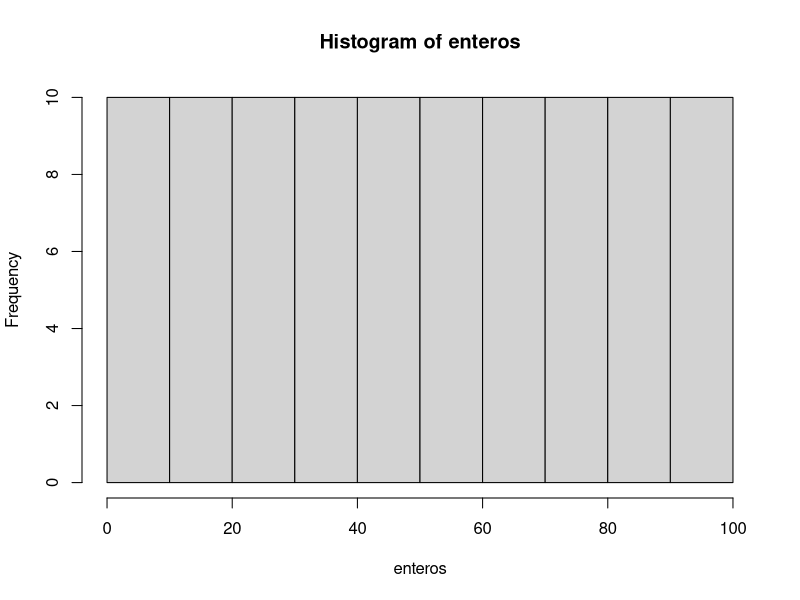
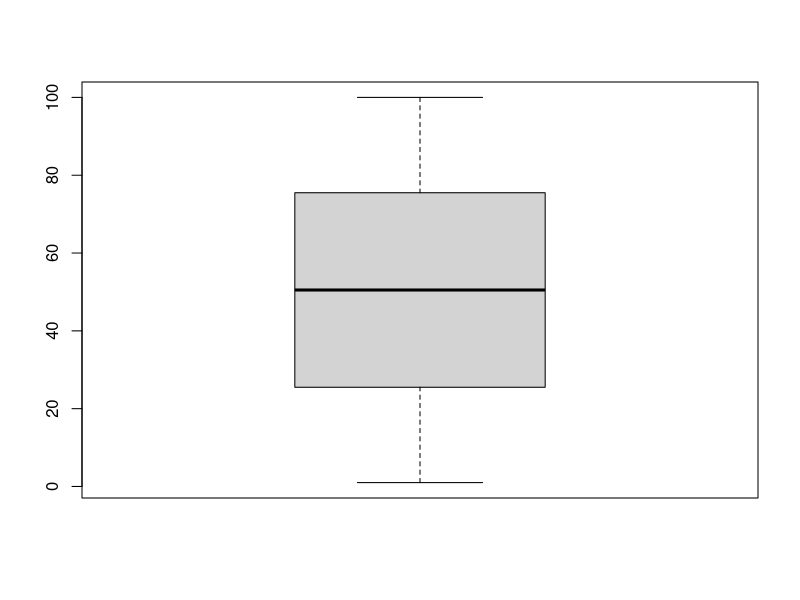
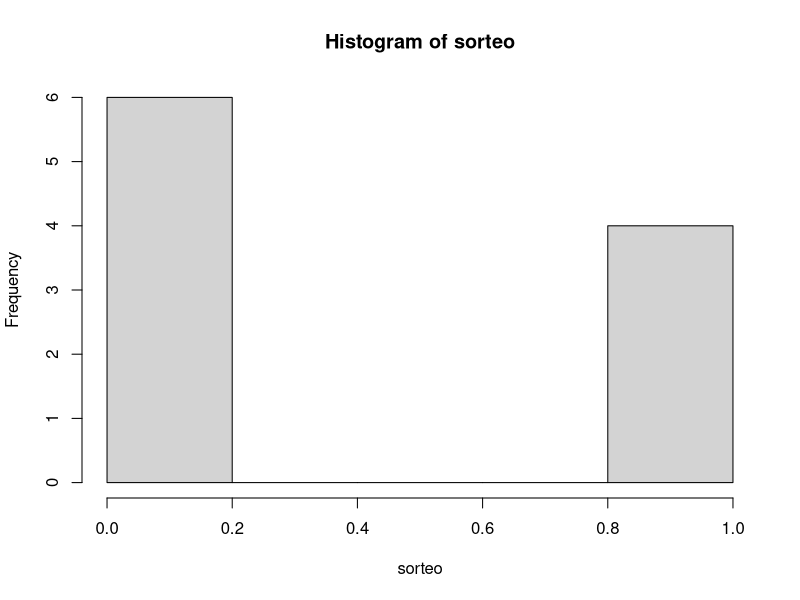
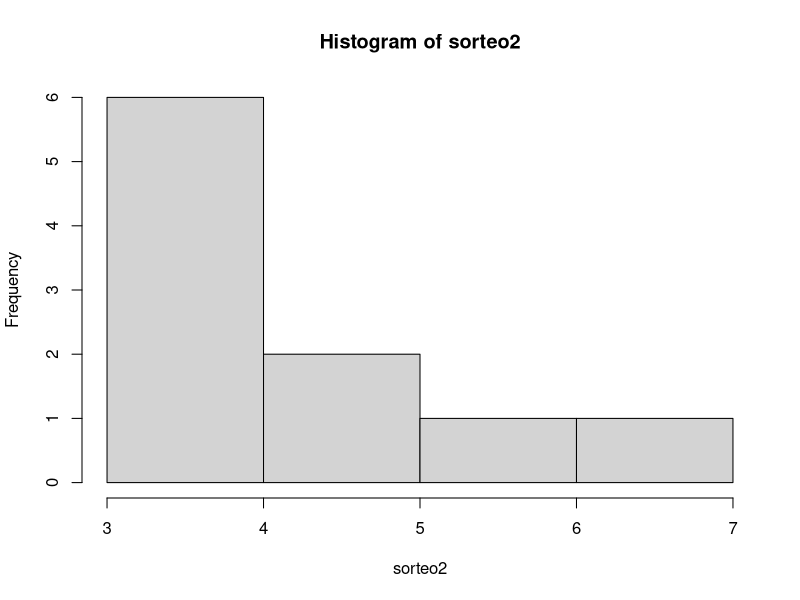
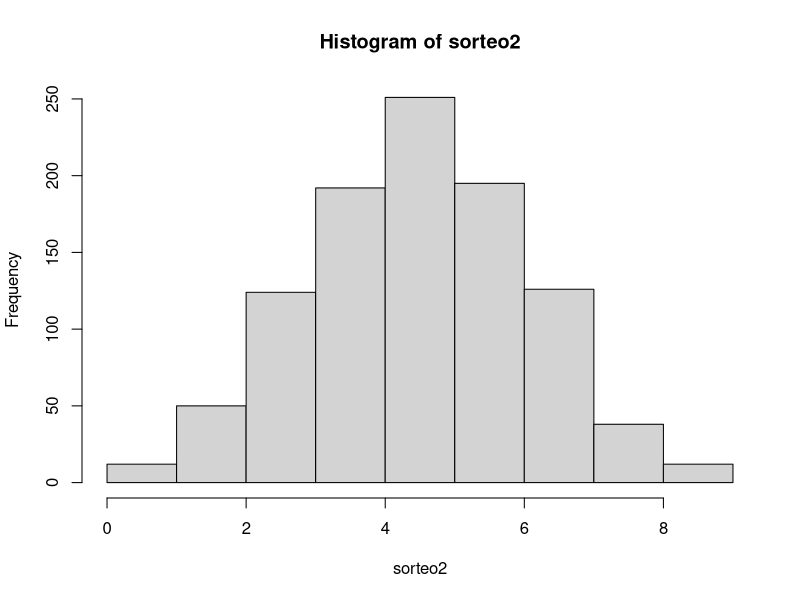
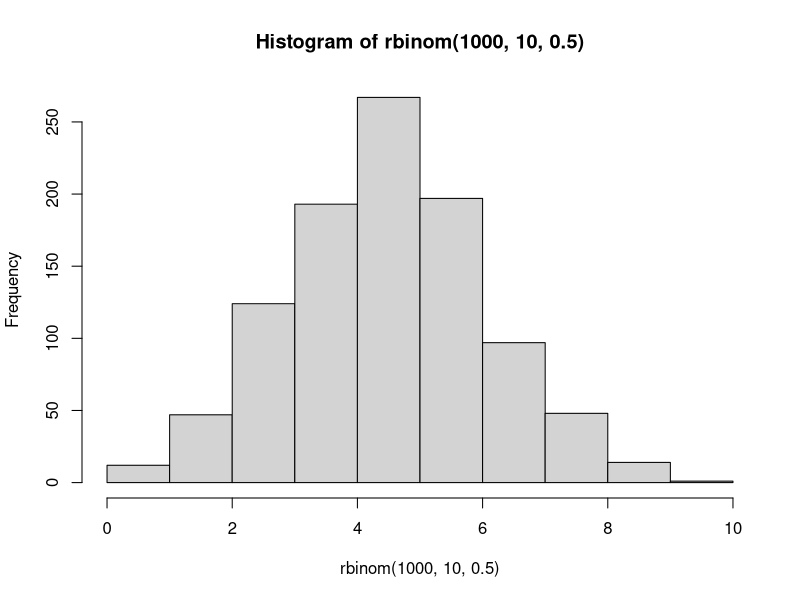
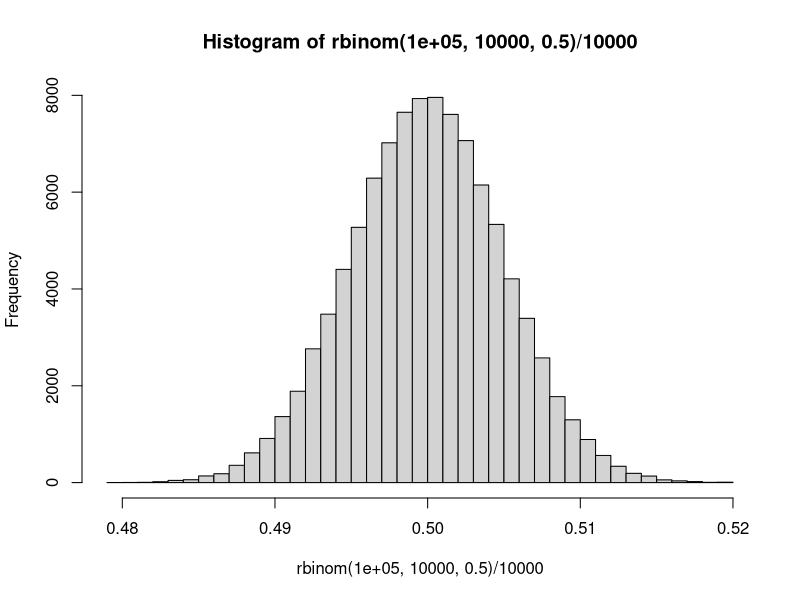
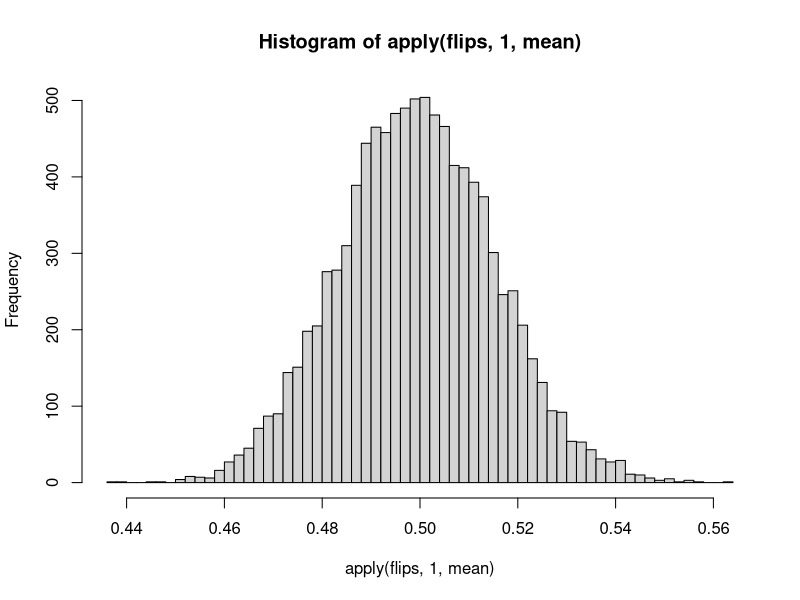

The R script that drew these images, in order:
## ---- chunk 1

# 1. Vectores
# 2. Estadísticas clave
# 3. Muestrear de distribuciones
# 4. El teorema del límite central

# instalar si es necesario: 
# install.packages("Hmisc")
library(Hmisc)

# 1. Vectores
##############################################################################
# Comenzamos creando una secuencia de números. 
# Acá hay una secuencia muy sencilla
enteros <- c(1,2,3,4,5,6,7,8,9,10)
enteros

# Hay una manera más compacta de crear una secuencia como ésta:
enteros <- 1:100
enteros

# o
enteros <- seq(1,100, 1)
enteros

# 2. Estadísticas clave
##############################################################################
# listo, ya tenemos un conjunto de números. Podemos pensar estos números como un
# "vector", una "variable", o una  "selección de una distribución"
# Ahora, exploremos algunas características importantes de este vector.

# El tamaño de este vector
length(enteros)

# Guardemos este número:
n <- length(enteros)

# La suma de los elementos de este vector
sum(enteros)

# La media de los elementos de este vector
mean(enteros)

# Para calcular la media manualmente:
sum(enteros)/length(enteros)

# La mediana
median(enteros, na.rm=FALSE)

# La varianza
var(enteros)

# Para calcular la varianza manualmente:
mean((enteros-mean(enteros))^2)*(n/(n-1))

# La desviación estándar
sd(enteros)

# EL cuadrado de la desviación estándar
sd(enteros)^2

# El número más grande
max(enteros)

# El número más pequeño
min(enteros)

# El percentil 15avo (es lo mismo para cualquier otro percentil)
quantile(enteros, .15)

# Todas estas estadísticas se pueden ver con un único comando:
summary(enteros)

describe(enteros)

# Se puede graficar este vector de muchas formas
# Un histograma
hist(enteros)

# un diagrama de caja y bigotes
boxplot(enteros)

# 3. Muestras aleatorias
##############################################################################
# Ahora, generemos muestras aleatorias de números y miremos sus propiedades
# Empecemos con algo sencillo y digamos que tenemos un vector con sólo dos números, 0 y 1
x <- 0:1

# Podemos seleccionar un número de este vector así:
sample(x,1)
# y otra vez 
sample(x,1)
# y otra vez
sample(x,1)

# Si hiciéramos esto muchas muchas veces, construiríamos un nuevo vector
# donde cada número en el vector es una lanzada de una moneda. Nuestro vector sería entonces un
# sorteo de la distribución Bernoulli.

# Hagamos 10 sorteos de (0,1) y coloquémosla en un vector llamado "sorteo"
# Primero creamos un vector vacío para luego llenar: 
sorteo<-NA
# luego seleccionamos aleatoriamente 10 veces y cada vez ponemos el resultado en la posición i dentro del vector
for(i in 1:10) sorteo[i]<- sample(x,1)
# Miremos cómo se ve la variable
sorteo
# La nueva variable que hemos creado tiene media cerca a 0.5 y desviación estándar cerca a 0.5
mean(sorteo)
sd(sorteo)
# El histograma de esta variable es como una gráfica de barras:
hist(sorteo)
# El número de 1's en nuestra selección es simplemente la suma de todos los elementos en el vector "sorteo"
sum(sorteo)

# TIP: arriba usamos un "loop" para crear la nueva variable, pero esto puede hacerse
# mucho más compacto utilizando la función sapply
# En este caso esto se haría en una línea en lugar de dos líneas así: 

sapply(1:10, function(i) sample(x,1))

# TIP 2: Cuando usamos "sample" también podemos acelerar las cosas pidiendo muchos sorteos al mismo tiempo, asumiendo que cada sorteo se hace "con reemplazo"
sample(0:1, 10, replace = TRUE)

# Ahora que hicimos toda esta operación 
# 10 veces. Primero creamos un nuevo vector

sorteo2<-NA
# Después hacemos la operación previa 10 veces
for(i in 1:10) sorteo2[i]<- {sum(sample(0:1, 10, replace = TRUE))}

# O más compacto
sorteo2<-sapply(1:10, function(i)  {sum(sample(0:1, 10, replace = TRUE))})
# sorteo2 es una distribución "Binomial". Cada número en el vector es el número 
# de caras de 10 lanzamientos de monedas. Veamos
sorteo2
# Ahora grafiquemos los resultados
hist(sorteo2)
# Usted debe ver algunos 5s y probablemente algunos 4s y 6s. 
# Tal vez algunos otros números también. Compare los dos 
# gráficos para darse una idea de la distribución, 
# aunque debemos hacer esto más de 10 veces. Vamos a hacerlo 1000 veces.

sorteo2<-sapply(1:1000, function(i)  {sum(sample(0:1, 10, replace = TRUE))})

# Y grafiquemos los resultados
hist(sorteo2)
# Una vez más comparemos esto con el gráfico que teníamos antes, 
# ¿qué se ve? Esto debería ser una buena distribución simétrica. Es una distribución "Binomial".

# Existen funciones en R para generar muchos tipos de distribuciones. 
# Por ej., puede obtener 10 números aleatorios de una distribución uniforme como ésta:
runif(10)

# O aún más general, para valores entre el 2 y 4 
runif(10, min = 2, max = 4)

# Si usted quisiera sortear de una distribución uniforme 
# discreta usted podría hacerlo de esta manera
floor(runif(10, 1, 11))
# Donde "floor" significa que estamos redondeando al entero inferior 
# El segundo valor es el extremo inferior del rango y el tercer valor es el extremo superior

# Usted puede tomar 10 selecciones de una distribución normal estándar como esta:
rnorm(10)
# O en general, con media = 5 y sd = 3
rnorm(10, mean = 5, sd = 3)

# Podemos tomar muestras de una distribución binomial como ésta:
rbinom(10, 5, .5)
rbinom(10, 1000, .5)
# Acá el primer número es el número de sorteos, el segundo número 
# es el número de ensayos de Bernoulli en cada sorteo y el tercer número es 
# la probabilidad subyacente

# Entonces, en lugar de 
# sapply(1:1000, function(i)  sum({sapply(1:10, function(j) sample(c(0:1),1))}))
# hubiéramos podido haber hecho:
# rbinom(1000, 10, .5)

# También podemos obtener ensayos Bernoulli así 
sample(0:1, 100, replace=TRUE)

# o a sí 
rbinom(100, 1, .5)

# o así 
(runif(100)<.5)*1

# 4. Muestras de muestras y el Teorema del Límite Central
##############################################################################

# Consideremos de nuevo la gráfica de la distribución binomial que hemos generado

hist(rbinom(1000, 10, .5))

# Puede notar que esto se parece un poco a una distribución normal.
# Hay una razón para eso:
# La distribución de la media de las muestras aleatorias tiende a 
# una distribución Normal a medida que el tamaño de las muestras aumenta. 
# Este es el Teorema del Límite Central.
# La distribución binomial es la distribución de las sumas (en lugar de las medias) 
# de los sorteos de una distribución de Bernoulli. Así que se comporta de la misma manera.
# Un pequeño cambio en nuestro código ilustra el Teorema del Límite Central muy bien:

# Hicimos algunos pocos cambios. ¿Cuáles y por qué?
hist(rbinom(100000, 10000, .5)/10000, breaks = 50)

# Es asombroso que uno pueda generar una distribución normal 
# como esta usando solamente un conjunto de lanzamientos de una moneda. 
# Para hacer esto más explícito creemos una gran matriz de 0s y 1s

flips = matrix(sample(0:1, 10000000, replace=TRUE), 10000,1000)

# y grafiquemos los promedios de cada fila
hist(apply(flips, 1, mean), breaks = 50)
